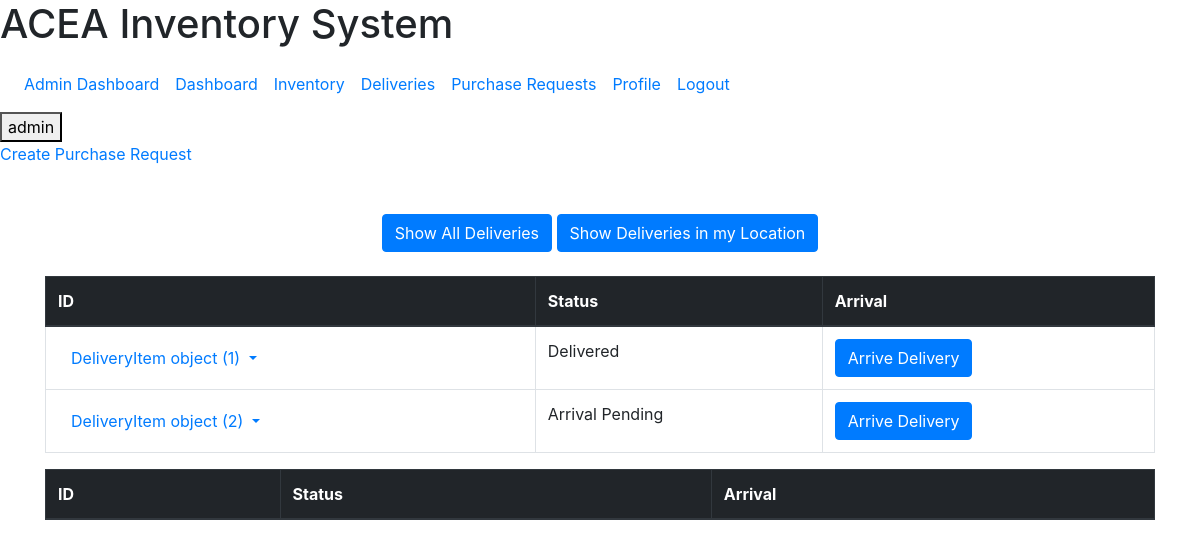
Before: /deliveries/ (signed in) with the older database file.
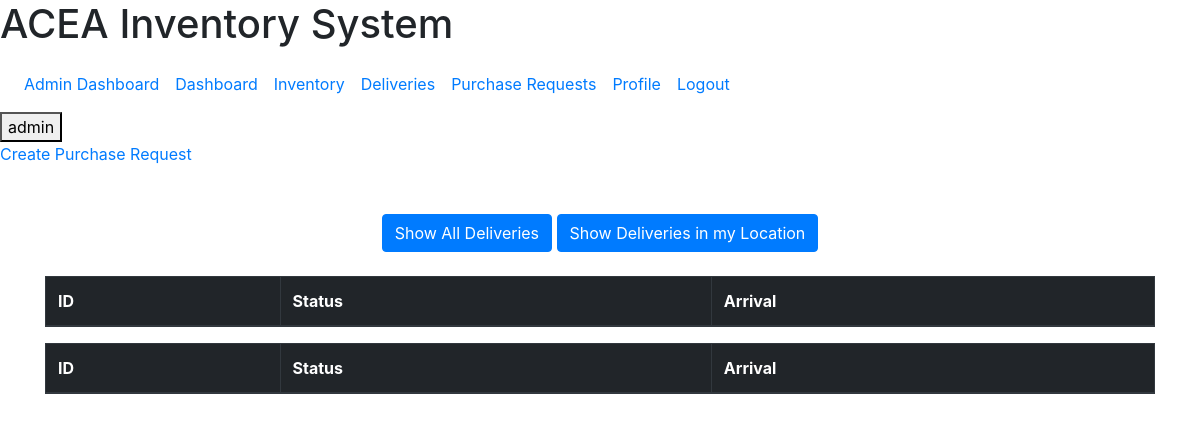
After: the same page with the newer database file.
### dashboard/models.py (models this page shows)
class DeliveryItem(models.Model):
    id = models.AutoField(primary_key=True)
    quotationItem = models.ForeignKey(QuotationItem, on_delete=models.CASCADE, null=True)
    inventory = models.ForeignKey(Inventory, on_delete=models.CASCADE, null=True)
    deliveryLocation = models.ForeignKey(Location, on_delete=models.CASCADE, null=True, blank=True)
    approvedBy = models.ForeignKey(User, on_delete=models.CASCADE,null=True, blank=True)
    dateApproved = models.DateTimeField(null=True, blank=True)
    expectedDeliveryDate = models.DateTimeField(null=True, blank=True)
    dateArrived = models.DateTimeField(null=True, blank=True)
    quantity = models.PositiveIntegerField(null=True)
    class Meta:                                                             # django admin data models are pluralized (they add 's')
        verbose_name_plural = 'Delivery Items'

### dashboard/views.py (the view)
# urls.py: path('deliveries/', views.DeliveryList.as_view(), name='list-deliveries'),
class DeliveryList(LoginRequiredMixin, ListView):
    model = DeliveryItem
    context_object_name = "deliveryItems"
    template_name = "dashboard/delivery_list.html"
    def get_context_data(self, **kwargs):
        context = super().get_context_data(**kwargs)
        deliveryItem = DeliveryItem.objects.all()
        context['deliveryItem'] = deliveryItem
        filteredDeliveryItem = deliveryItem.filter(deliveryLocation=self.request.user.userprofile.location)
        context['filteredDeliveryItem'] = filteredDeliveryItem
        return context

### dashboard/models.py (called while the page is built)
    def __str__(self):
        return f'{self.name}'

    def __str__(self):                                                      # function returning the data models to string
        return f'{self.name} - {self.location}'

### templates/templatetags/auth_extras.py (called while the page is built)
@register.filter(name='has_group')
def has_group(user, group_name):
    group = Group.objects.get(name=group_name)
    return True if group in user.groups.all() else False

### templates/dashboard/delivery_list.html (shortened to what this page needs)
{%extends 'partials/base.html'%}
{% block content %}
{% load bootstrap_icons %}
{% if request.user.is_authenticated and request.user|has_group:"Administrator" or request.user|has_group:"Engineering" %}
<div>
    <a href="{% url 'create-request'%}"> Create Purchase Request </a>
</div>
{% endif %}
<div class="container py-5">
    <div class="text-center mb-4">
        <button class="btn btn-primary" id="unfiltered-btn">Show All Deliveries</button>
        <button class="btn btn-primary" id="filtered-btn">Show Deliveries in my Location</button>
    </div>
    <div id="unfiltered-container">
        <table id="unfiltered-table" class="table table-bordered table-hover">
            <thead class="thead-dark">
                <tr>
                    <th scope="col">ID</th>
                    <th scope="col">Status</th>
                    {% if request.user.is_authenticated and request.user|has_group:"Administrator" or request.user|has_group:"Engineering" %}
                    <th scope="col">Arrival</th>
                    {% endif %}
                </tr>
            </thead>
            <tbody>
                {% for d in deliveryItems %}
                <tr>
                    <td>
                        <div class="dropdown">
                            <button class="btn btn-link dropdown-toggle" type="button" id="dropdownMenuButton" data-toggle="dropdown" aria-haspopup="true" aria-expanded="false">
                                {{ d }}
                            </button>
                        </div>
                    </td>
                    {% if d.dateApproved is None %}
                        <td>Approval Pending</td>
                    {% elif d.dateArrived is None %}
                        <td>Arrival Pending</td>
                    {% else %}
                        <td>Delivered</td>
                    {% endif %}
                    {% if request.user.is_authenticated and request.user|has_group:"Administrator" or request.user|has_group:"Engineering" %}
                    <td>
                        <form action="{% url 'arriveDelivery' %}" method="POST">
                        <button class="btn btn-primary" type="submit">Arrive Delivery</button>
                        </form>
                    </td>
                    {% endif %}
                </tr>
                {% endfor %}
            </tbody>
        </table>
    </div>
    <div id="filtered-container">
        <table id="filtered-table" class="table table-bordered table-hover">
            <thead class="thead-dark">
                <tr>
                    <th scope="col">ID</th>
                    <th scope="col">Status</th>
                    {% if request.user.is_authenticated and request.user|has_group:"Administrator" or request.user|has_group:"Engineering" %}
                    <th scope="col">Arrival</th>
                    {% endif %}
                </tr>
            </thead>
        </table>
    </div>
</div>
{% endblock %}

### templates/partials/base.html (shortened to what this page needs)
{% load static %}
{% load bootstrap_icons %}
{% load auth_extras %}
{% load compress %}
<!doctype html>
<html lang="en">
    <head>
        <link rel="stylesheet" href="https://cdn.jsdelivr.net/npm/bootstrap@4.0.0/dist/css/bootstrap.min.css">
        <link rel="stylesheet" type="text/css" href="https://cdn.datatables.net/1.11.5/css/jquery.dataTables.css">
        {% compress css %}
        <link type="text/x-scss" href="{% static '/style.scss' %}" rel="stylesheet" media="screen">
        {%endcompress%}
            <link rel="stylesheet" type="text/css" href="https://cdn.datatables.net/v/dt/jszip-2.5.0/dt-1.10.18/af-2.3.0/b-1.5.2/b-colvis-1.5.2/b-flash-1.5.2/b-html5-1.5.2/b-print-1.5.2/cr-1.5.0/fh-3.1.4/r-2.2.2/datatables.min.css"/>
    </head>
    <body>
        <div class="app">
            {% include 'partials/header.html' %}
            <div class="app-body">
                    {% block content %}
                    {% endblock %}
            </div>
        </div>
    </body>
</html>

### templates/partials/header.html (shortened to what this page needs)
{% load bootstrap_icons %}
<header class="app-header">
  <div class="app-header-logo">
    <div class="logo">
      <h1 class="logo-title">
        <span>ACEA</span>
        <span>Inventory System</span>
      </h1>
    </div>
  </div>
  <div class="app-header-navigation">
    <div class="tabs">
      <nav class="navbar navbar-expand-md">
        <div class="collapse navbar-collapse justify-content-between" id="navbarSupportedContent">
          <ul class="navbar-nav mr-auto justify-content-between">
            {% if request.user.is_authenticated and request.user|has_group:"Administrator" %}
            <li class="nav-item active">
              <a class="nav-link" href="{% url 'dashboard-admin' %}">Admin Dashboard<span class="sr-only">(current)</span></a>
            </li>
            {% endif %}
            {% if user.is_authenticated%}
            <li class="nav-item active">
              <a class="nav-link" href="{% url 'dashboard-index' %}">Dashboard<span class="sr-only">(current)</span></a>
            </li>
            <li class="nav-item active">
              <a class="nav-link" href="{% url 'dashboard-inventory' %}">Inventory<span class="sr-only">(current)</span></a>
            </li>
            <li class="nav-item active">
              <a class="nav-link" href="{% url 'list-deliveries' %}">Deliveries<span class="sr-only">(current)</span></a>
            </li>
              {% if request.user.is_authenticated and request.user|has_group:"Administrator" or request.user|has_group:"Finance" or request.user|has_group:"Management" %}
              <li class="nav-item active">
                <a class="nav-link" href="{% url 'list-requests' %}">Purchase Requests<span class="sr-only">(current)</span></a>
              </li>
              {% endif %}
            <li class="nav-item active">
              <a class="nav-link" href="{% url 'view-profile' %}">Profile<span class="sr-only">(current)</span></a>
            </li>
            <li class="nav-item active">
              <a class="nav-link" href="{% url 'user-logout' %}">Logout<span class="sr-only">(current)</span></a>
            </li>
            {% endif %}
          </ul>
        </div>
      </nav>
    </div>
  </div>
  <div class="app-header-actions">
    {% if user.is_authenticated %}
    <a href="{% url 'view-profile' %}">
      <button class="user-profile">
        <span>
          {{user.username}}
        </span>
      </button>
    </a>
    {% endif %}
  </div>
</header>

Changed rows visible on the page:
removed DeliveryItem: id "DeliveryItem object (1)", shows "Delivered"
removed DeliveryItem: id "DeliveryItem object (2)", shows "Arrival Pending"
